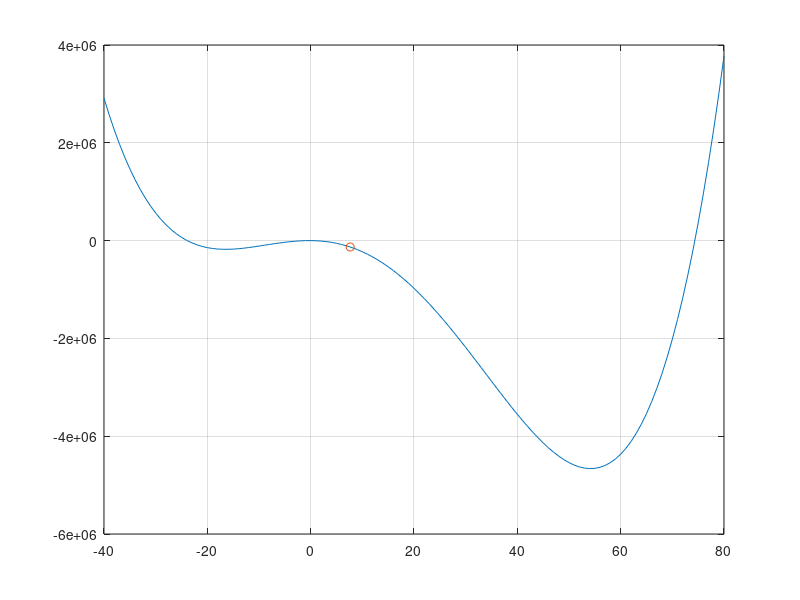

MATLAB code to generate this figure:
%% Titel
% Genetic algorithm example with only one objective function

%% cleanings :)
clc
clear
close all

%% Introduc a function
lb = -40;   %lower band
ub = 80;    %uper band

xx = lb:ub;
Fitness_function = @(x) x.^4 - 50*x.^3 - 1800*x.^2 - 800*x;

plot(xx, Fitness_function(xx))
grid on

%% Genetic algorithm function
xopt = ga(Fitness_function, 1);
% we use 1 because our Fitness_function has only "x" as variable
yopt = Fitness_function(xopt);

hold on
plot(xopt, yopt, 'o')